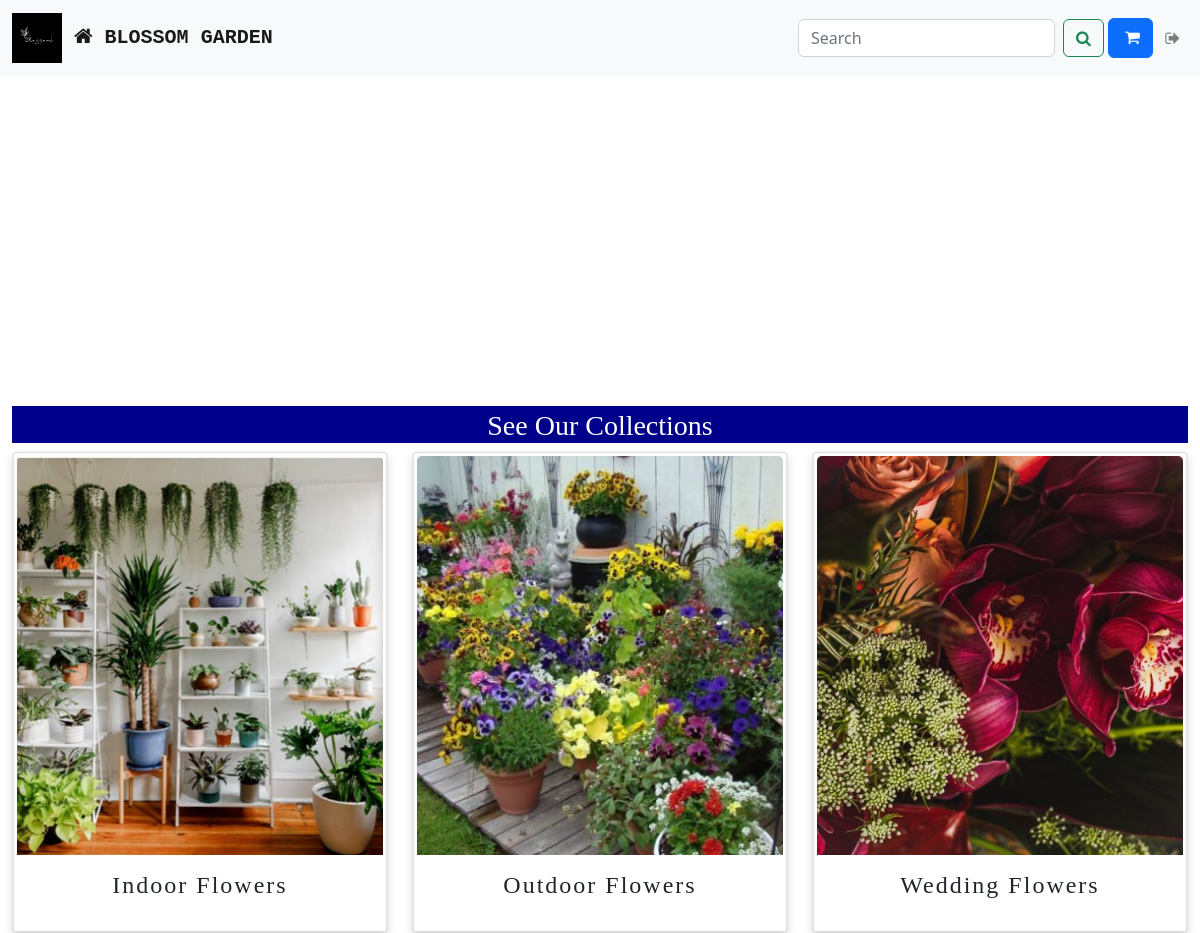
Page /categories/ on the committed database.
### flowerApp/models.py (models this page shows, shortened)
class Category(models.Model):
    name = models.CharField(max_length=255, unique=True)
    slug = models.SlugField(unique=True)
    image = models.ImageField(upload_to='categories/')

### flowerApp/views.py (the view)
# urls.py: path('categories/', views.category_list, name='categories'),
def category_list(request):
    categories = Category.objects.all()
    context = {'categories': categories}
    return render(request, 'category_list.html', context)

### templates/category_list.html (shortened to what this page needs)
{% extends 'base.html' %}
{% load static %}
{% block content %}
<div class="container-fluid">
  <nav class="navbar navbar-expand-lg navbar-light bg-light fixed-top">
  <div class="container-fluid">
    <div class="row">
      <div class="col" style="font-family:Courier New;">
        <a class="navbar-brand" href="{% url 'flowerApp:categories' %}"><img src="{% static 'img/logo.png' %}" alt="Blossom Garden" height="50">
          <i class="fa fa-home"></i>&nbsp;<b>BLOSSOM GARDEN</b></a>
      </div>
    </div>
    <div class="row">
      <div class="col">
        <div class="collapse navbar-collapse" id="navbarNav">
          <ul class="navbar-nav ml-auto" style="margin-right: 0.0005px;">
            <form class="form-inline my-2 my-lg-0" action="{% url 'searchApp:search' %}" method="get">
              <input class="form-control mr-sm-2" type="search" placeholder="Search" aria-label="Search" name="q">
              <button class="btn btn-outline-success my-2 my-sm-0" type="submit"><i class="fa fa-search"></i></button>&nbsp;
            </form>
            <a class="btn btn-primary" href="{% url 'Cart:cart_detail' %}" role="button">&nbsp;<i class="fa fa-shopping-cart"></i></a>
            <li class="nav-item">
              <a class="nav-link" href="{% url 'flowerApp:logout' %}">&nbsp;<i class="fa fa-sign-out"></i></a>
            </li>
          </ul>
        </div>
      </div>
    </div>
  </div>
</nav>
  <div id="carouselExampleIndicators" class="carousel slide" data-bs-ride="carousel">
    <ol class="carousel-indicators">
      <li data-bs-target="#carouselExampleIndicators" data-bs-slide-to="0" class="active"></li>
      <li data-bs-target="#carouselExampleIndicators" data-bs-slide-to="1"></li>
      <li data-bs-target="#carouselExampleIndicators" data-bs-slide-to="2"></li>
    </ol>
    <div class="carousel-inner">
      <div class="carousel-item active" data-interval="false">
        <img src="{% static 'img/banner 3.png' %}" class="d-block w-100" alt="Banner 1" style="width:100%; height:400px;">
      </div>
    </div>
    <a class="carousel-control-prev" href="carouselExampleIndicators" role="button" data-bs-slide="prev">
      <span class="carousel-control-prev-icon" aria-hidden="true"></span>
    </a>
    <a class="carousel-control-next" href="#carouselExampleIndicators" role="button" data-bs-slide="next">
      <span class="carousel-control-next-icon" aria-hidden="true"></span>
    </a>
</div>
<h3 style="font-family:Garamond; background:#00008B; color:white;padding-top:3px; margin-top:6px;" class="text-center"> See Our Collections</h3>
<div class="row">
  {% for category in categories %}
    <div class="col-md-4" style="font-family:Garamond;">
      <div class="card" style="height:30rem; border: 1px solid #ddd; border-radius: 2px; padding: 3px; margin: 1px; box-shadow: 0 4px 8px 0 rgba(0, 0, 0, 0.2); transition: 0.3s;">
        <a href="{% url 'flowerApp:flower_list' category.slug %}">
          <img class="card-img-top" src="{{ category.image.url }}" alt="{{ category.name }}" style="width: 100%; height: 399px; object-fit: cover;">
        </a>
          <div class="card-body" style="height:10rem;">
            <h4 class="card-title" style="letter-spacing: 2px; text-align: center;">{{ category.name }} Flowers</h4>
          </div>
      </div>
    </div>
  {% endfor %}
</div>
</div>
{% endblock %}

### templates/base.html (shortened to what this page needs)
{% load static %}
<!doctype html>
<html lang="en">
  <head>
    <link rel="stylesheet" href="https://maxcdn.bootstrapcdn.com/bootstrap/4.5.2/css/bootstrap.min.css">
    <link rel="stylesheet" href="https://cdnjs.cloudflare.com/ajax/libs/font-awesome/4.7.0/css/font-awesome.min.css">
    <link rel="stylesheet" href="https://cdn.jsdelivr.net/npm/bootstrap@5.2.3/dist/css/bootstrap.min.css">
  </head>
  <body>
{% block content %}{% endblock %}
  </body>
</html>

### rows in the picture
Category: image (picture), name "Indoor"
Category: image (picture), name "Outdoor"
Category: image (picture), name "Wedding"
